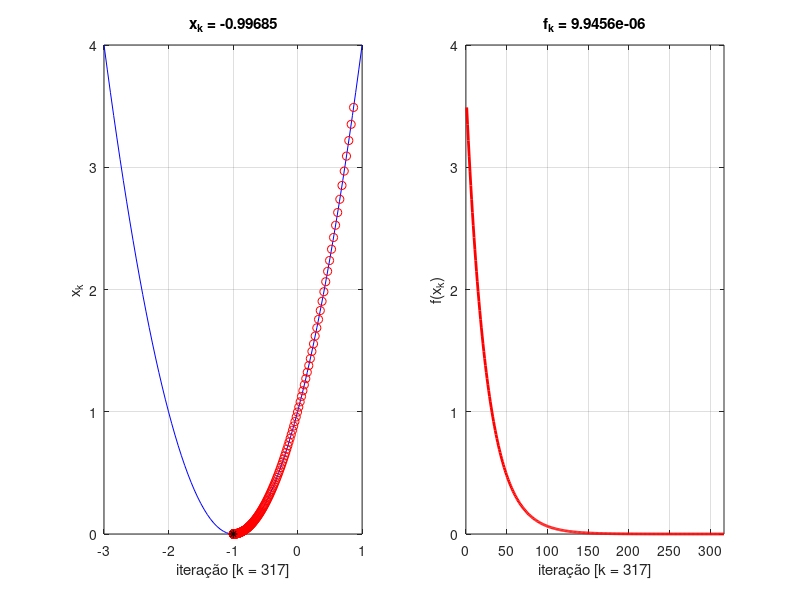

Here is the MATLAB script that generated this plot:
% =====================
% Gradiente Descendente
% =====================
clear; clc; close all;

% Universo de discurso
ud = -3:0.05:1;
% Seja uma quadrática qualquer que se deseja encontrar o ponto de mínimo (não necessariamente uma função de erro).
% A quadrática desde exemplo é dada por: f(x) = x^2 + 2 * x + 1
f_ud = ud.^2 + 2 * ud + 1;

% Inicia-se em um ponto qualquer 'x' da quadrática:
x = (1 - -3) * rand - 3;

% Função objetivo a ser minimizada (a própria quadrática)
f = x^2 + 2 * x + 1;

% Bola que permite a condição de parada
ksi = 1e-5;

% Taxa de aprendizado
n = 0.01;

% Vertores auxiliares para plot
X = x; F = f;

while f > ksi
    % Calcule o gradiente de f(x) = x^2 + 2 * x + 1 da iteração atual
    % Grad f(x) = df(x)/dx = 2 * x + 2 (função de variável única)
    Grad = 2 * x + 2;

    % Atualize o ponto
    x = x - n * Grad;
    X = [X , x]; % armazena x atual para plot
    % Calcule a função objetivo a ser minimizada
    f = x^2 + 2 * x + 1;
    F = [F , f]; % armazena f atual para plot

    % Plot
    subplot(1,2,1)
    plot(ud , f_ud , 'b')
    hold on, plot(X , F , 'or'), plot(x , f , '*k'), hold off
    grid on, xlabel(['iteração [k = ' num2str(size(F,2)) ']'])
    ylabel('x_k'), title(['x_k = ' num2str(x)])
    subplot(1,2,2)
    plot(F , 'r' , 'linewidth' , 2); grid on;
    xlabel(['iteração [k = ' num2str(size(F,2)) ']']),
    axis([0 size(F,2) 0 4]), ylabel('f(x_k)'),
    title(['f_k = ' num2str(f)]), drawnow
end
